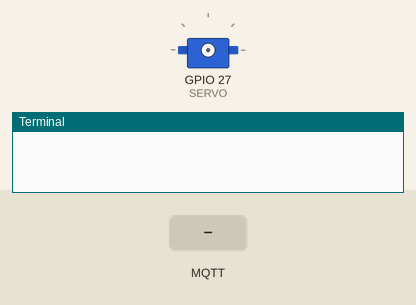
This program was run on a simulated Raspberry Pi (BCM pin numbers). Parts: servo, the last lines printed to the terminal. The inputs (shaded band) are chosen by the test bench. No MQTT or app messages arrive unless stated; servo angles are drawn from the pulse width (0.5 ms = 0°, 2.5 ms = 180°).

Above: at 1.3 s.
1.4 s: MQTT message "false" arrives on the first subscribed topic
At 1.85 s:
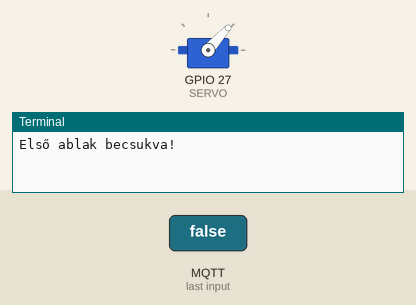
At 3.2 s:
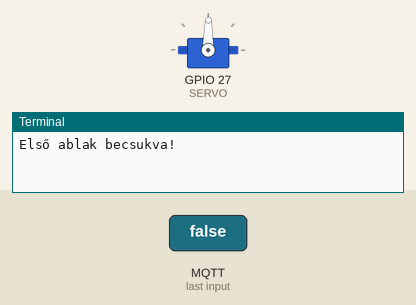
3.8 s: MQTT message "true" arrives on the first subscribed topic
At 4.1 s:
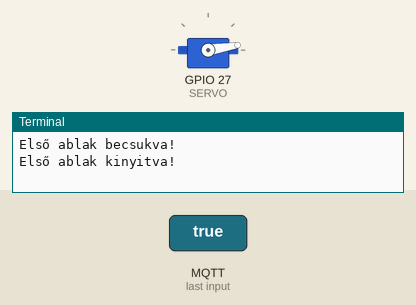
Timing chart, 0 to 6.8 s (numbered marks = the images above; inputs shaded):
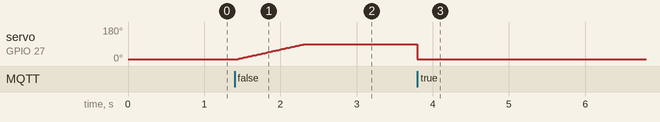

The program:

front_window.py
```python
import pigpio
import time
import paho.mqtt.client as mqtt

SERVO = 27

pi = pigpio.pi()
if not pi.connected:
        print("A pigpiod nem fut!")

def on_connect(client, userdata, flags, rc, properties=None):
        if rc == 0:
                client.subscribe("greenhouse/frontwindow", qos=1)

def on_message(client, userdata, message):
	if not pi.connected:
		print("A pigpiod nem elérhető!")
		return
	try:
		msg = str(message.payload.decode("utf-8"))
		if msg == "true":
			print("Első ablak kinyitva!", flush=True)
			pi.set_servo_pulsewidth(SERVO, 600)
			time.sleep(2)
			pi.set_servo_pulsewidth(SERVO, 0)
		elif msg == "false":
			print("Első ablak becsukva!", flush=True)
			for i in range(600, 1500, 10):
				pi.set_servo_pulsewidth(SERVO, i)
				time.sleep(0.01)
			time.sleep(0.1)
			pi.set_servo_pulsewidth(SERVO, 0)
	except Exception as e:
		print(f"Hiba történt a szervó vezérlése közben: {e}", flush=True)

try:
        client = mqtt.Client(callback_api_version=mqtt.CallbackAPIVersion.VERSION2)
except AttributeError:
        client = mqtt.Client()

client.on_connect = on_connect
client.on_message = on_message

client.loop_start()

try:
        client.connect("192.168.10.193", 1883, 60)
except Exception:
        pass

try:
        while True:
                time.sleep(1)
except KeyboardInterrupt:
        print("\nLeállítás...")
finally:
        client.loop_stop()
        client.disconnect()
        if pi.connected:
                pi.set_servo_pulsewidth(SERVO, 0)
                pi.stop()
                print("Szervó vezérlő leállítva.")
```

Measured:
- after the input at 1.4 s, servo on GPIO 27 (SERVO): moves from 9° to 89° over 0.88 s, starting at once
- after the input at 3.8 s, servo on GPIO 27 (SERVO): 89° → 9° at once
